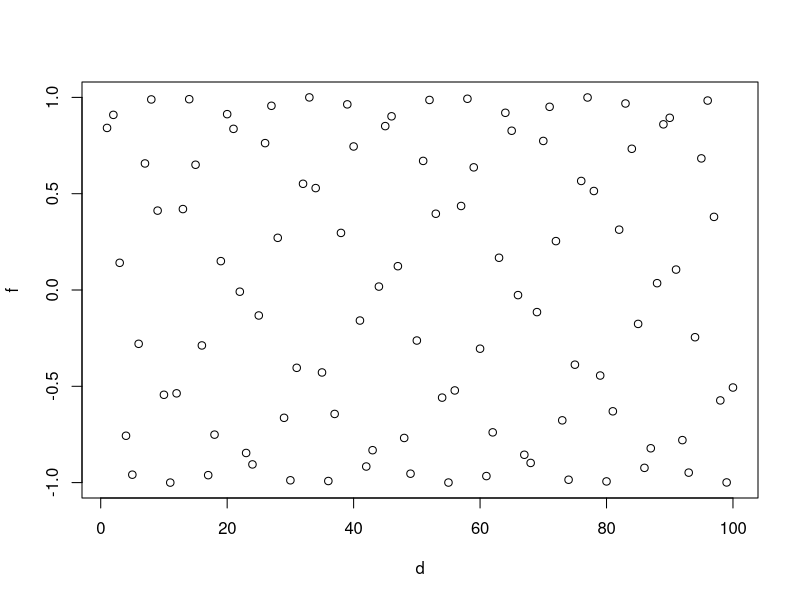
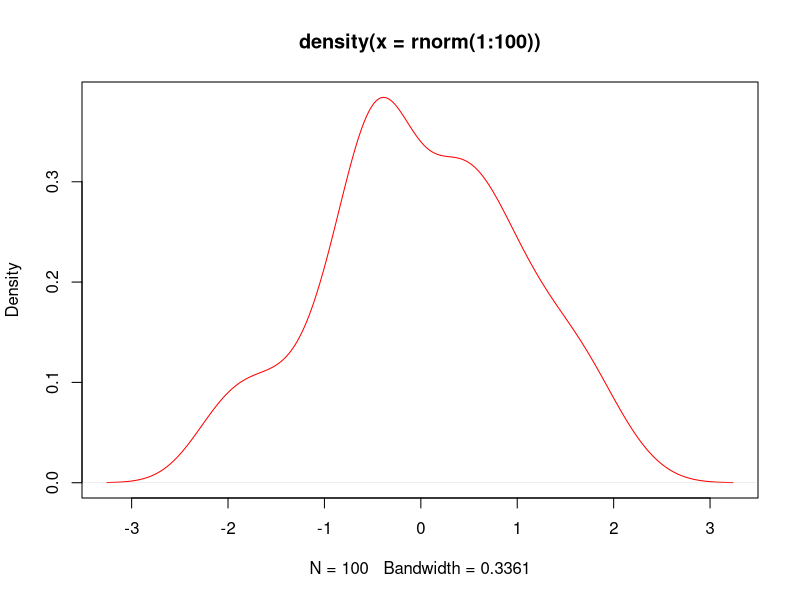

These figures' R source, in order:
a=3
b=2
a+b
d=1:100
f=sin(d)
plot(d,f)
t=c(T,TRUE)
f=c(F,FALSE)
#а=3,4,1-numeric(2)
#b="x","y","2"-CHARACTER(1)
#c=T,F,T,FALSE,TRUE-LOGIC(3)
f=c(1,0,T)
plot(density(rnorm(1:100)),col="red")
#логические операторы
# двоейное равно(==)
#factor-групируемый вектор
#summary-
#ratio=summary(x)/(sum(summary(x)))
